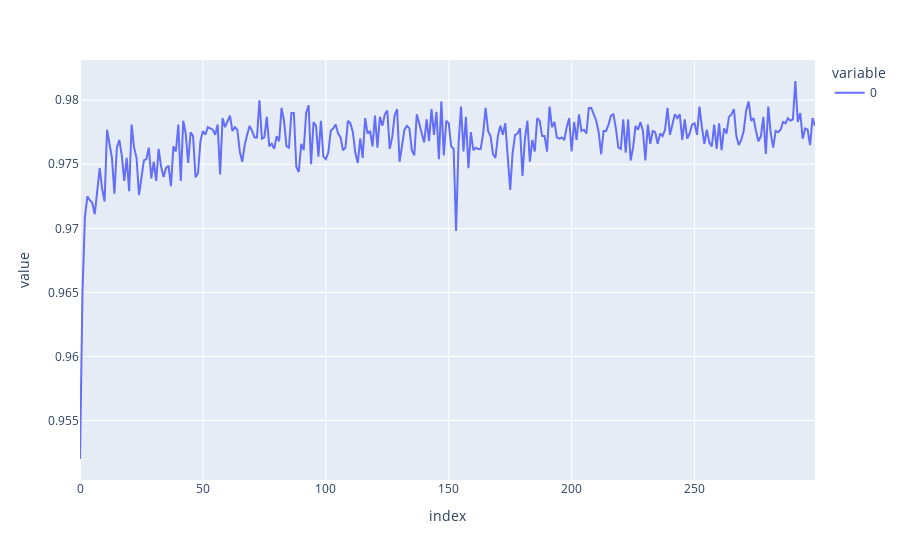

Notebook code cell kept with this figure:
### Code cell
px.line(history.history['val_accuracy'])

### Figure 1 — Plotly figure (JSON) as saved in the notebook; plotly's stock layout.template omitted (floating-point values rounded to 4 significant figures; data arrays with more than 128 entries replaced by an {"elided": "..."} marker saying what was removed)
{"data": [{"hovertemplate": "variable=0<br>index=%{x}<br>value=%{y}<extra></extra>", "legendgroup": "0", "line": {"color": "#636efa", "dash": "solid"}, "mode": "lines", "name": "0", "orientation": "v", "showlegend": true, "type": "scatter", "x": {"elided": "300 int values"}, "xaxis": "x", "y": {"elided": "300 float values"}, "yaxis": "y"}], "layout": {"autosize": true, "legend": {"title": {"text": "variable"}, "tracegroupgap": 0}, "margin": {"t": 60}, "xaxis": {"anchor": "y", "autorange": true, "domain": [0, 1], "range": [0, 299], "title": {"text": "index"}, "type": "linear"}, "yaxis": {"anchor": "x", "autorange": true, "domain": [0, 1], "range": [0.9504, 0.9831], "title": {"text": "value"}, "type": "linear"}}}
